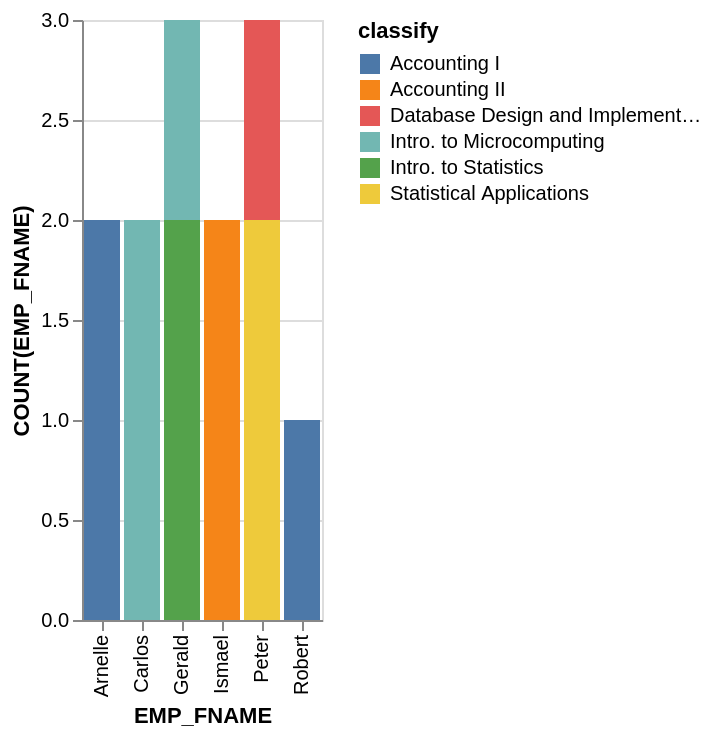

The specification (Vega-Lite) saved for this image:
### Vega-Lite specification from a JSON file in a GitHub repository (floating-point values rounded to 4 significant figures)
{"data": {"values": [{"x_data": "Arnelle", "y_data": 2, "classify": "Accounting I"}, {"x_data": "Carlos", "y_data": 0, "classify": "Accounting I"}, {"x_data": "Gerald", "y_data": 0, "classify": "Accounting I"}, {"x_data": "Ismael", "y_data": 0, "classify": "Accounting I"}, {"x_data": "Peter", "y_data": 0, "classify": "Accounting I"}, {"x_data": "Robert", "y_data": 1, "classify": "Accounting I"}, {"x_data": "Arnelle", "y_data": 0, "classify": "Accounting II"}, {"x_data": "Carlos", "y_data": 0, "classify": "Accounting II"}, {"x_data": "Gerald", "y_data": 0, "classify": "Accounting II"}, {"x_data": "Ismael", "y_data": 2, "classify": "Accounting II"}, {"x_data": "Peter", "y_data": 0, "classify": "Accounting II"}, {"x_data": "Robert", "y_data": 0, "classify": "Accounting II"}, {"x_data": "Arnelle", "y_data": 0, "classify": "Database Design and Implementation"}, {"x_data": "Carlos", "y_data": 0, "classify": "Database Design and Implementation"}, {"x_data": "Gerald", "y_data": 0, "classify": "Database Design and Implementation"}, {"x_data": "Ismael", "y_data": 0, "classify": "Database Design and Implementation"}, {"x_data": "Peter", "y_data": 1, "classify": "Database Design and Implementation"}, {"x_data": "Robert", "y_data": 0, "classify": "Database Design and Implementation"}, {"x_data": "Arnelle", "y_data": 0, "classify": "Intro. to Microcomputing"}, {"x_data": "Carlos", "y_data": 2, "classify": "Intro. to Microcomputing"}, {"x_data": "Gerald", "y_data": 1, "classify": "Intro. to Microcomputing"}, {"x_data": "Ismael", "y_data": 0, "classify": "Intro. to Microcomputing"}, {"x_data": "Peter", "y_data": 0, "classify": "Intro. to Microcomputing"}, {"x_data": "Robert", "y_data": 0, "classify": "Intro. to Microcomputing"}, {"x_data": "Arnelle", "y_data": 0, "classify": "Intro. to Statistics"}, {"x_data": "Carlos", "y_data": 0, "classify": "Intro. to Statistics"}, {"x_data": "Gerald", "y_data": 2, "classify": "Intro. to Statistics"}, {"x_data": "Ismael", "y_data": 0, "classify": "Intro. to Statistics"}, {"x_data": "Peter", "y_data": 0, "classify": "Intro. to Statistics"}, {"x_data": "Robert", "y_data": 0, "classify": "Intro. to Statistics"}, {"x_data": "Arnelle", "y_data": 0, "classify": "Statistical Applications"}, {"x_data": "Carlos", "y_data": 0, "classify": "Statistical Applications"}, {"x_data": "Gerald", "y_data": 0, "classify": "Statistical Applications"}, {"x_data": "Ismael", "y_data": 0, "classify": "Statistical Applications"}, {"x_data": "Peter", "y_data": 2, "classify": "Statistical Applications"}, {"x_data": "Robert", "y_data": 0, "classify": "Statistical Applications"}]}, "mark": "bar", "encoding": {"x": {"field": "x_data", "type": "nominal", "title": "EMP_FNAME", "sort": "ascending"}, "y": {"field": "y_data", "type": "quantitative", "title": "COUNT(EMP_FNAME)"}, "color": {"field": "classify"}}}
